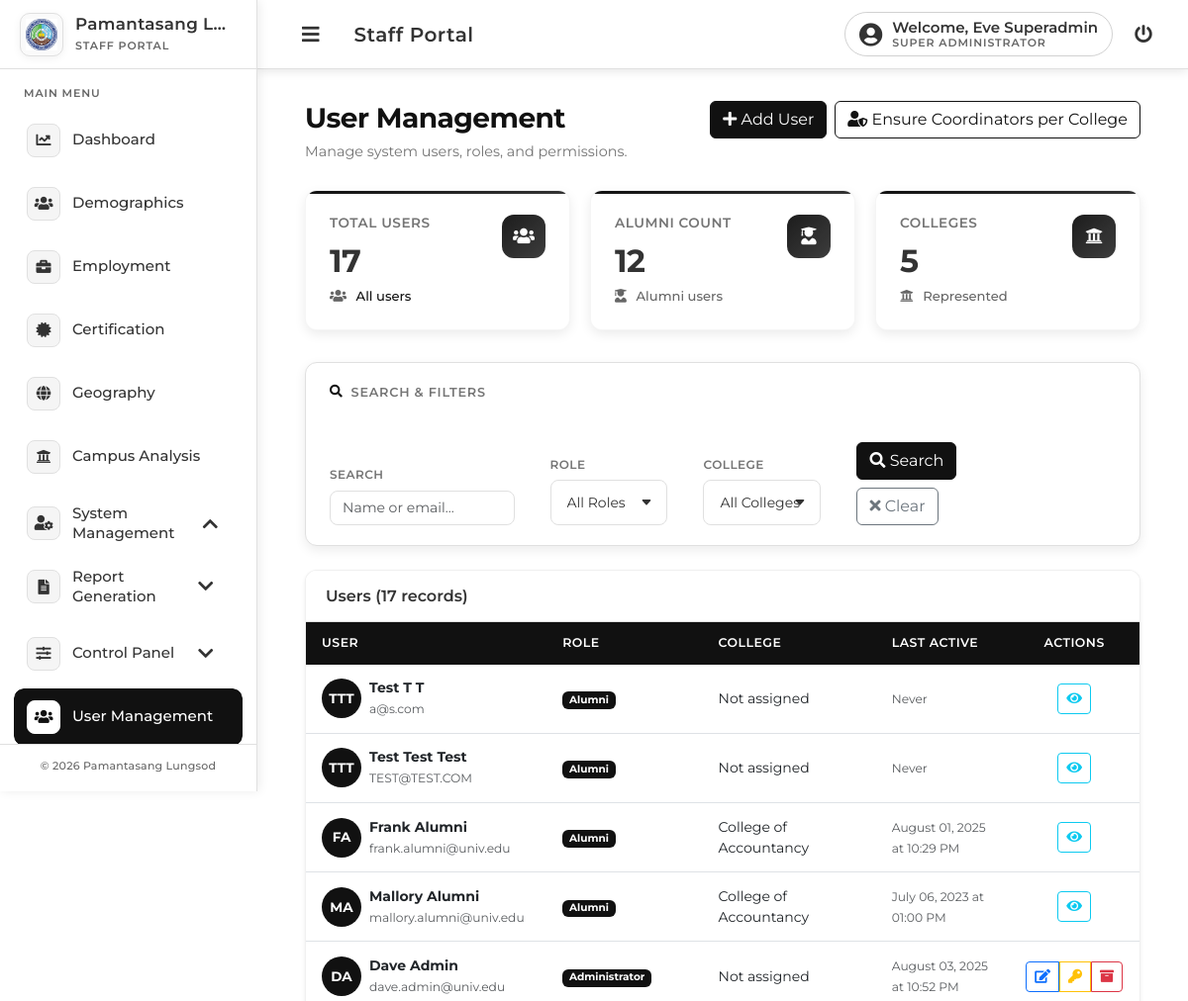
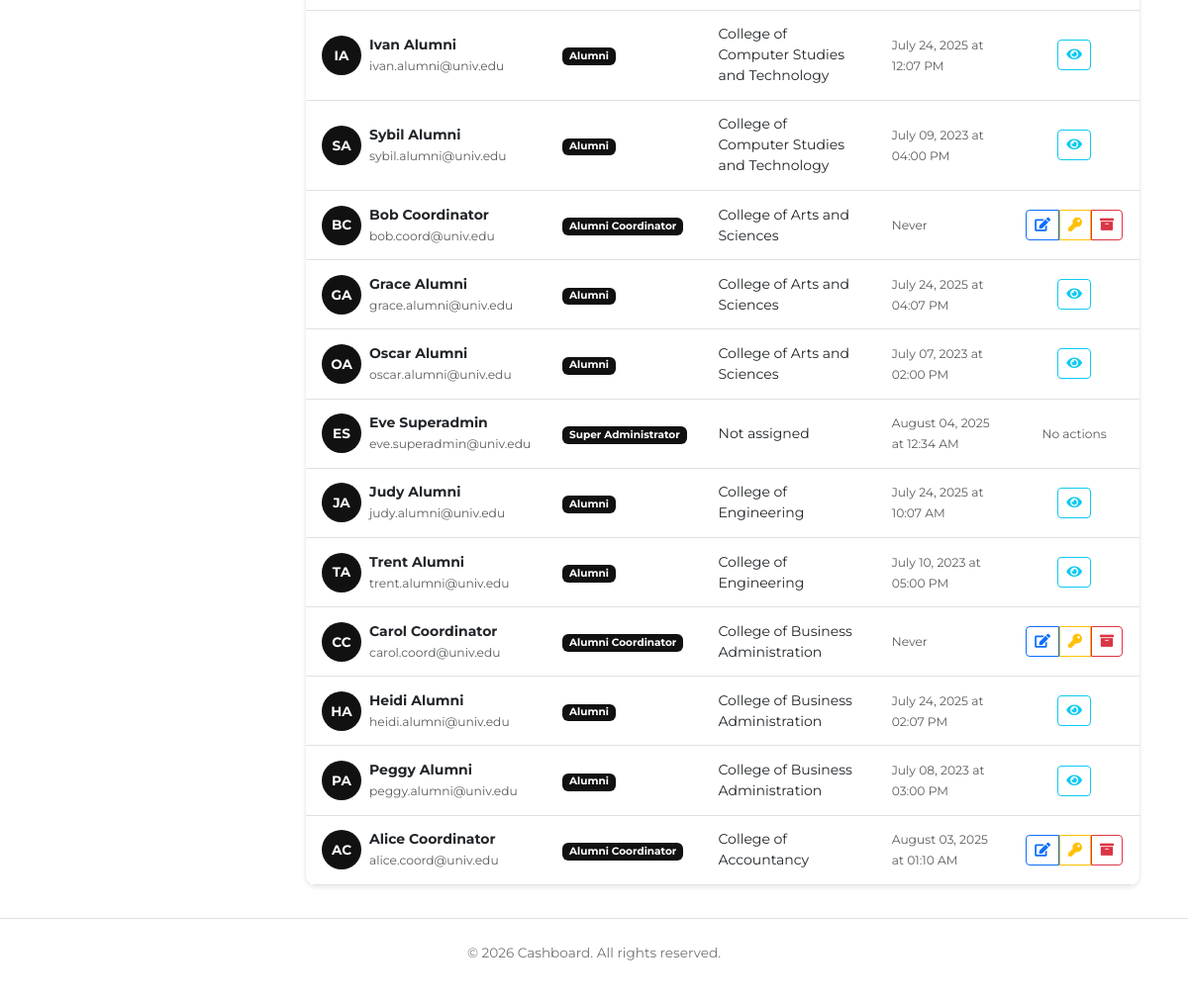
Page /staff/usermanagement.php (signed in) on the committed database (2 pictures, top to bottom).
### tables this page shows
CREATE TABLE `users` (
  `user_id` int(11) NOT NULL,
  `full_name` varchar(255) NOT NULL,
  `email` varchar(255) NOT NULL,
  `password_hash` varchar(255) NOT NULL,
  `role` enum('coordinator','admin','superadmin','alumni') NOT NULL DEFAULT 'alumni',
  `created_at` timestamp NOT NULL DEFAULT current_timestamp(),
  `token_expires_at` timestamp NULL DEFAULT NULL,
  `onboarded` tinyint(1) DEFAULT 0,
  `college_id` int(11) DEFAULT NULL
);

### staff/usermanagement.php (the view, shortened to what the rows shown need)
<?php
include 'includes/access_control.php';
$conn = Database::getInstance()->getConnection();
$page = max(1, (int)($_GET['page'] ?? 1));
$limit = 20;
$offset = ($page - 1) * $limit;
$where = [];
$params = [];
$types = '';
$whereSql = $where ? 'WHERE ' . implode(' AND ', $where) : '';
$sql = "SELECT u.*, COALESCE(c.name, e.college_department) AS college_name,
        CASE WHEN ll.last_login IS NULL THEN 'Never'
             ELSE DATE_FORMAT(ll.last_login, '%M %d, %Y at %h:%i %p')
        END as formatted_last_login
        FROM users u
        LEFT JOIN colleges c ON u.college_id = c.id
        LEFT JOIN education e ON u.user_id = e.user_id
        LEFT JOIN (
            SELECT user_id, MAX(login_time) as last_login
            FROM login_logs
            GROUP BY user_id
        ) ll ON u.user_id = ll.user_id
        $whereSql
        ORDER BY u.created_at DESC
        LIMIT ? OFFSET ?";
$stmt = $conn->prepare($sql);
if ($params) {
    $params[] = $limit;
    $params[] = $offset;
    $types .= 'ii';
    $stmt->bind_param($types, ...$params);
} else {
    $stmt->bind_param('ii', $limit, $offset);
}
$stmt->execute();
$users = $stmt->get_result();
function getUserAvatar($email, $fullName) {
    $avatarPath = '../uploads/profile_pictures/' . md5($email) . '.jpg';
    $names = explode(' ', $fullName);
    $initials = '';
    foreach ($names as $name) {
        $initials .= strtoupper(substr($name, 0, 1));
    }
    return $initials;
}
include 'includes/header.php';
include 'includes/sidebar.php';
$role ??= null;
?>
<link rel="stylesheet" href="css/style.css">
<link rel="stylesheet" href="css/index.css">
<link rel="stylesheet" href="css/usermanagement.css">
<link href="https://cdn.jsdelivr.net/npm/bootstrap@5.3.0/dist/css/bootstrap.min.css" rel="stylesheet">
<div class="content-wrapper">
<main class="main-content dashboard-page">
    <div class="header dashboard-header">
        <div class="header-top d-flex justify-content-between align-items-start flex-wrap">
            <div>
                <h1 class="mb-0 dashboard-title">User Management</h1>
            </div>
        </div>
    </div>
    <div class="card shadow-sm dashboard-card um-table-card">
        <div class="card-body">
            <?php if ($users->num_rows > 0): ?>
                <div class="table-responsive">
                    <table class="table table-hover um-table mb-0">
                        <thead>
                            <tr>
                                <th>User</th>
                                <th>Role</th>
                                <th>College</th>
                                <th>Last Active</th>
                                <th class="action-column text-center">Actions</th>
                            </tr>
                        </thead>
                        <tbody>
                            <?php while($user = $users->fetch_assoc()): ?>
                                <tr>
                                    <td>
                                        <div class="d-flex align-items-center">
                                            <div class="user-avatar me-2">
                                                <?php $avatar = getUserAvatar($user['email'], $user['full_name']); ?>
                                                <?php if (strpos($avatar, '/') !== false): ?>
                                                    <img src="<?= $avatar ?>" alt="Avatar" class="rounded-circle" width="40" height="40">
                                                <?php else: ?>
                                                    <div class="avatar-initials rounded-circle d-flex align-items-center justify-content-center">
                                                        <?= $avatar ?>
                                                    </div>
                                                <?php endif; ?>
                                            </div>
                                            <div>
                                                <div class="fw-bold"><?= htmlspecialchars($user['full_name']) ?></div>
                                                <small class="text-muted"><?= htmlspecialchars($user['email']) ?></small>
                                            </div>
                                        </div>
                                    </td>
                                    <td>
                                        <span class="badge bg-primary"><?= getRoleDisplayName($user['role']) ?></span>
                                    </td>
                                    <td><?= htmlspecialchars($user['college_name'] ?: 'Not assigned') ?></td>
                                    <td>
                                        <small class="text-muted"><?= $user['formatted_last_login'] ?></small>
                                    </td>
                                    <td class="text-center">
                                        <div class="btn-group btn-group-sm justify-content-center">
                                            <?php
                                            $canManageThisUser = canManageUserRole($user['role']);
                                            $canEditThisUser = $canManageThisUser && $user['user_id'] != $_SESSION['user_id'];
                                            $canDeleteThisUser = $canManageThisUser && $user['user_id'] != $_SESSION['user_id'] && $user['role'] != 'superadmin';
                                            $hasActions = false;
                                            ?>
                                            <?php if ($user['role'] === 'alumni' && (hasPermission('can_manage_alumni') || $role === 'superadmin')):
                                                $hasActions = true; ?>
                                                <button class="btn btn-outline-info btn-sm view-user-btn"
                                                        data-user-id="<?= $user['user_id'] ?>"
                                                        title="View Details">
                                                    <i class="fas fa-eye"></i>
                                                </button>
                                            <?php endif; ?>
                                            <?php if ($canEditThisUser):
                                                $hasActions = true; ?>
                                                <button class="btn btn-outline-primary btn-sm edit-user-btn"
                                                        data-user-id="<?= $user['user_id'] ?>"
                                                        data-user-name="<?= htmlspecialchars($user['full_name']) ?>"
                                                        data-user-email="<?= htmlspecialchars($user['email']) ?>"
                                                        data-user-role="<?= $user['role'] ?>"
                                                        data-user-college="<?= $user['college_id'] ?>"
                                                        title="Edit User">
                                                    <i class="fas fa-edit"></i>
                                                </button>
                                            <?php endif; ?>
                                            <?php if ($canManageThisUser && $user['user_id'] != $_SESSION['user_id']):
                                                $hasActions = true; ?>
                                                <button class="btn btn-outline-warning btn-sm reset-password-btn"
                                                        data-user-id="<?= $user['user_id'] ?>"
                                                        data-user-name="<?= htmlspecialchars($user['full_name']) ?>"
                                                        title="Reset Password">
                                                    <i class="fas fa-key"></i>
                                                </button>
                                            <?php endif; ?>
                                            <?php if ($canDeleteThisUser): ?>
                                                <button class="btn btn-outline-danger btn-sm delete-user-btn"
                                                        data-user-id="<?= $user['user_id'] ?>"
                                                        data-user-name="<?= htmlspecialchars($user['full_name']) ?>"
                                                        data-user-role="<?= getRoleDisplayName($user['role']) ?>"
                                                        title="Archive User">
                                                    <i class="fas fa-archive"></i>
                                                </button>
                                            <?php endif; ?>
                                            <?php if (empty($hasActions)): ?>
                                                <span class="text-muted small">No actions</span>
                                            <?php endif; ?>
                                        </div>
                                    </td>
                                </tr>
                            <?php endwhile; ?>
                        </tbody>
                    </table>
                </div>
            <?php endif; ?>
        </div>
    </div>
</main>
</div>

### staff/includes/header.php (shortened to what the rows shown need)
<?php
$current = basename($_SERVER['PHP_SELF']);
if ($current !== 'login.php') {
    require_once __DIR__ . '/access_control.php';
    $topbarStaffName = $userName ?? 'Staff';
    $topbarRoleName = getRoleDisplayName($role ?? '');
} else {
    $topbarStaffName = 'Staff';
    $topbarRoleName = 'Staff';
}
?>
<!DOCTYPE html>
<html lang="en">
<head>
    <link rel="stylesheet" href="https://cdnjs.cloudflare.com/ajax/libs/font-awesome/5.15.4/css/all.min.css" />
    <link rel="stylesheet" href="https://unpkg.com/leaflet/dist/leaflet.css" />
    <link rel="stylesheet" href="https://cdn.jsdelivr.net/npm/bootstrap@5.3.2/dist/css/bootstrap.min.css">
    <link rel="stylesheet" href="css/style.css">
    <link rel="stylesheet" href="css/shell.css">
</head>
<body>
    <?php if ($current !== 'login.php'): ?>
    <nav class="topbar">
        <div class="topbar-left">
            <button class="sidebar-toggle-btn" onclick="toggleSidebar()" aria-label="Toggle Sidebar">
                <i class="fas fa-bars"></i>
            </button>
            <span class="topbar-title">Staff Portal</span>
        </div>
        <div class="topbar-right">
            <div class="topbar-user">
                <i class="fas fa-user-circle"></i>
                <span class="topbar-user-text">
                    <span class="topbar-user-greeting">Welcome, <?php echo htmlspecialchars($topbarStaffName); ?></span>
                    <span class="topbar-user-role"><?php echo htmlspecialchars($topbarRoleName); ?></span>
                </span>
            </div>
            <a href="#" onclick="showStaffLogoutModal(); return false;" class="logout-link" title="Logout">
                <i class="fas fa-power-off"></i>
            </a>
        </div>
    </nav>
    <?php endif; ?>
    <div class="wrapper">

### rows in the picture
users: full_name "Eve Superadmin", role "SUPER ADMINISTRATOR", avatar "ES", email "eve.superadmin@univ.edu", role "Super Administrator", college_name "Not assigned", formatted_last_login "August 04, 2025 at 12:34 AM", shows "No actions"
users: avatar "TTT", full_name "Test T T", email "a@s.com", role "Alumni", college_name "Not assigned", formatted_last_login "Never"
users: avatar "TTT", full_name "Test Test Test", email "TEST@TEST.COM", role "Alumni", college_name "Not assigned", formatted_last_login "Never"
users: avatar "FA", full_name "Frank Alumni", email "frank.alumni@univ.edu", role "Alumni", college_name "College of Accountancy", formatted_last_login "August 01, 2025 at 10:29 PM"
users: avatar "MA", full_name "Mallory Alumni", email "mallory.alumni@univ.edu", role "Alumni", college_name "College of Accountancy", formatted_last_login "July 06, 2023 at 01:00 PM"
users: avatar "DA", full_name "Dave Admin", email "dave.admin@univ.edu", role "Administrator", college_name "Not assigned", formatted_last_login "August 03, 2025 at 10:52 PM"
users: avatar "IA", full_name "Ivan Alumni", email "ivan.alumni@univ.edu", role "Alumni", college_name "College of Computer Studies and Technology", formatted_last_login "July 24, 2025 at 12:07 PM"
users: avatar "SA", full_name "Sybil Alumni", email "sybil.alumni@univ.edu", role "Alumni", college_name "College of Computer Studies and Technology", formatted_last_login "July 09, 2023 at 04:00 PM"
users: avatar "BC", full_name "Bob Coordinator", email "bob.coord@univ.edu", role "Alumni Coordinator", college_name "College of Arts and Sciences", formatted_last_login "Never"
users: avatar "GA", full_name "Grace Alumni", email "grace.alumni@univ.edu", role "Alumni", college_name "College of Arts and Sciences", formatted_last_login "July 24, 2025 at 04:07 PM"
users: avatar "OA", full_name "Oscar Alumni", email "oscar.alumni@univ.edu", role "Alumni", college_name "College of Arts and Sciences", formatted_last_login "July 07, 2023 at 02:00 PM"
users: avatar "JA", full_name "Judy Alumni", email "judy.alumni@univ.edu", role "Alumni", college_name "College of Engineering", formatted_last_login "July 24, 2025 at 10:07 AM"
users: avatar "TA", full_name "Trent Alumni", email "trent.alumni@univ.edu", role "Alumni", college_name "College of Engineering", formatted_last_login "July 10, 2023 at 05:00 PM"
users: avatar "CC", full_name "Carol Coordinator", email "carol.coord@univ.edu", role "Alumni Coordinator", college_name "College of Business Administration", formatted_last_login "Never"
users: avatar "HA", full_name "Heidi Alumni", email "heidi.alumni@univ.edu", role "Alumni", college_name "College of Business Administration", formatted_last_login "July 24, 2025 at 02:07 PM"
users: avatar "PA", full_name "Peggy Alumni", email "peggy.alumni@univ.edu", role "Alumni", college_name "College of Business Administration", formatted_last_login "July 08, 2023 at 03:00 PM"
users: avatar "AC", full_name "Alice Coordinator", email "alice.coord@univ.edu", role "Alumni Coordinator", college_name "College of Accountancy", formatted_last_login "August 03, 2025 at 01:10 AM"

### other values in the picture
$branding['system_name'] "Pamantasang L…"
$branding['system_name'] "Pamantasang Lungsod"
$totalUsers "17"
$alumniCount "12"
$collegesCount "5"
$totalRecords "17"
